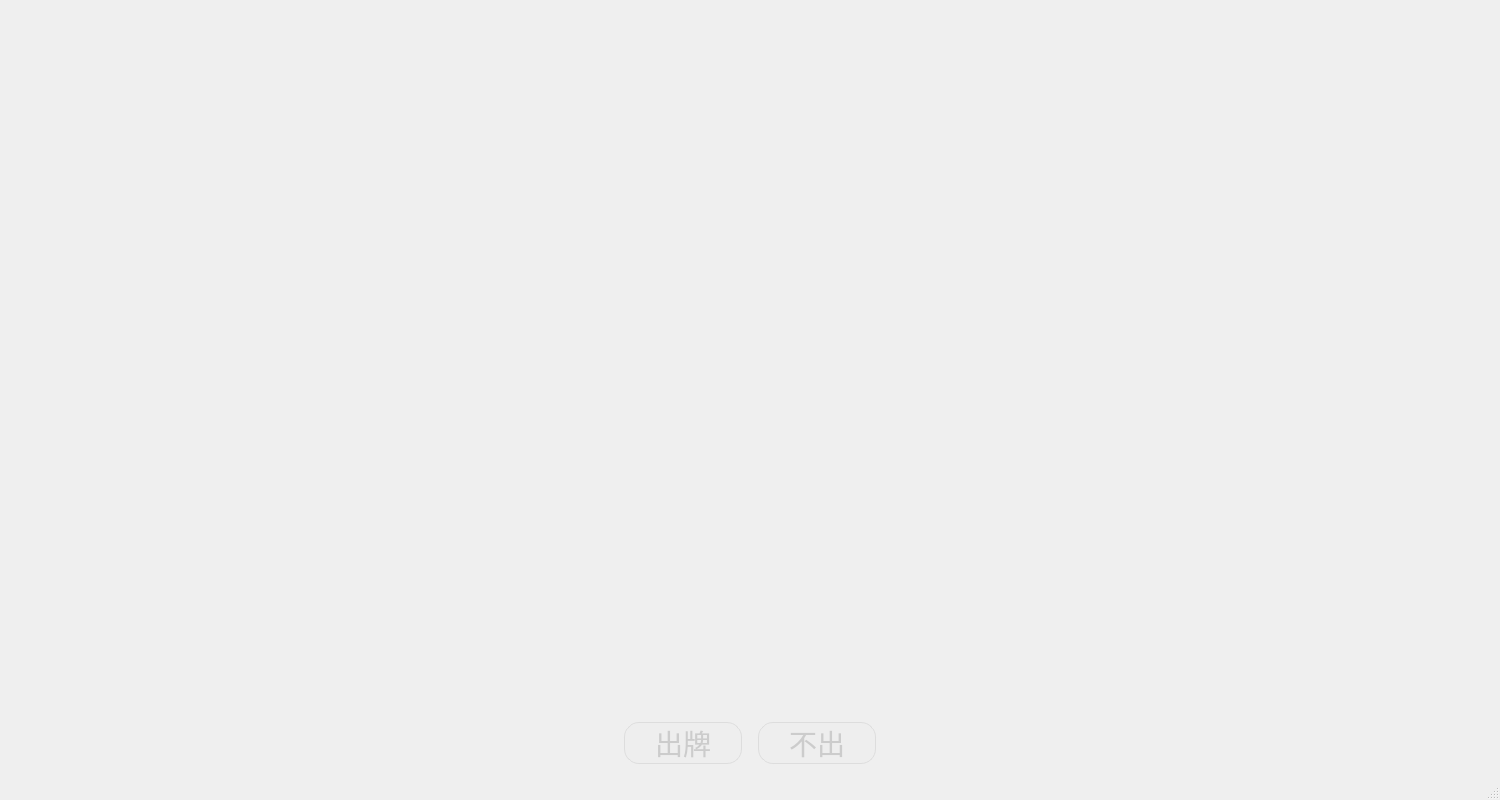
<?xml version="1.0" encoding="UTF-8"?>
<ui version="4.0">
 <class>GameWindow</class>
 <widget class="QMainWindow" name="GameWindow">
  <property name="geometry">
   <rect>
    <x>0</x>
    <y>0</y>
    <width>1500</width>
    <height>800</height>
   </rect>
  </property>
  <property name="minimumSize">
   <size>
    <width>1500</width>
    <height>800</height>
   </size>
  </property>
  <property name="windowTitle">
   <string>MainWindow</string>
  </property>
  <property name="styleSheet">
   <string notr="true">#GameWindow {
	border-image: url(:/background/desk.jpg);
}</string>
  </property>
  <widget class="QWidget" name="centralwidget">
   <property name="styleSheet">
    <string notr="true">QPushButton {
    border-radius: 15px;
	background-color: rgb(27, 154, 247);
    border-color: rgb(27, 154, 247);
    color: #FFF;
    font-size: 28px;
    height: 40px;
    line-height: 40px;
    padding: 0 30px;
	font-weight: 400;
	font-family: &quot;华文楷书&quot;;
	text-decoration: none;
	text-align: center;
	margin: 5px;
}
QPushButton:visited {
    color: #FFF;
}
QPushButton:hover, QPushButton:focus {
    background-color: #4cb0f9;
    border-color: #4cb0f9;
    color: #FFF;
	text-decoration: none;
    outline: none;
}

QPushButton.disabled, QPushButton.is-disabled, QPushButton:disabled {
    top: 0 !important;
    background: #EEE !important;
    border: 1px solid #DDD !important;
    color: #CCC !important;
    opacity: .8 !important;
}
</string>
   </property>
   <layout class="QGridLayout" name="gridLayout">
    <item row="0" column="0">
     <layout class="QVBoxLayout" name="verticalLayout">
      <item>
       <spacer name="verticalSpacer">
        <property name="orientation">
         <enum>Qt::Vertical</enum>
        </property>
        <property name="sizeHint" stdset="0">
         <size>
          <width>20</width>
          <height>40</height>
         </size>
        </property>
       </spacer>
      </item>
      <item>
       <spacer name="verticalSpacer_2">
        <property name="orientation">
         <enum>Qt::Vertical</enum>
        </property>
        <property name="sizeHint" stdset="0">
         <size>
          <width>20</width>
          <height>40</height>
         </size>
        </property>
       </spacer>
      </item>
      <item>
       <layout class="QHBoxLayout" name="horizontalLayout_2">
        <item>
         <spacer name="horizontalSpacer">
          <property name="orientation">
           <enum>Qt::Horizontal</enum>
          </property>
          <property name="sizeHint" stdset="0">
           <size>
            <width>40</width>
            <height>20</height>
           </size>
          </property>
         </spacer>
        </item>
        <item>
         <widget class="QPushButton" name="playButton">
          <property name="enabled">
           <bool>false</bool>
          </property>
          <property name="text">
           <string>出牌</string>
          </property>
         </widget>
        </item>
        <item>
         <widget class="QPushButton" name="notOutButton">
          <property name="enabled">
           <bool>false</bool>
          </property>
          <property name="text">
           <string>不出</string>
          </property>
         </widget>
        </item>
        <item>
         <spacer name="horizontalSpacer_2">
          <property name="orientation">
           <enum>Qt::Horizontal</enum>
          </property>
          <property name="sizeHint" stdset="0">
           <size>
            <width>40</width>
            <height>20</height>
           </size>
          </property>
         </spacer>
        </item>
       </layout>
      </item>
     </layout>
    </item>
   </layout>
  </widget>
  <widget class="QMenuBar" name="menubar">
   <property name="geometry">
    <rect>
     <x>0</x>
     <y>0</y>
     <width>1500</width>
     <height>26</height>
    </rect>
   </property>
  </widget>
  <widget class="QStatusBar" name="statusbar"/>
 </widget>
 <resources/>
 <connections/>
</ui>
